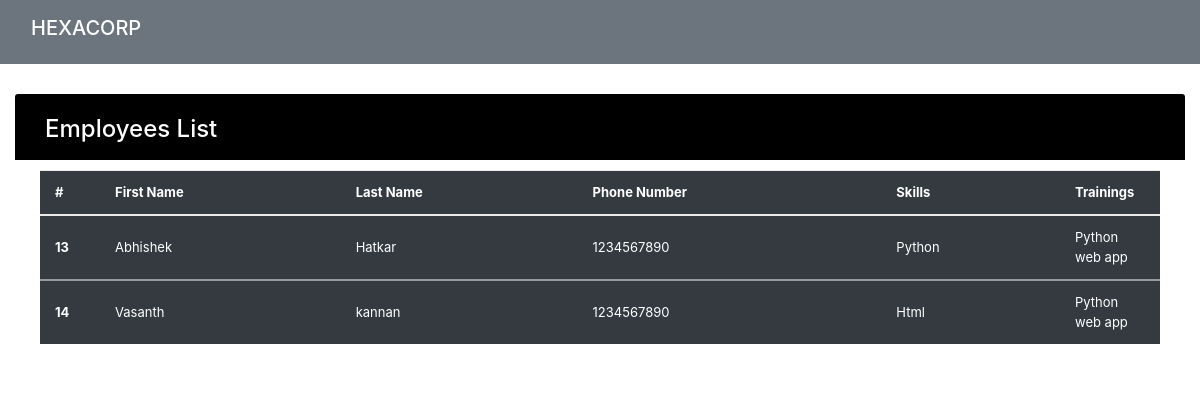
The page /all_emp on the database as committed earlier.
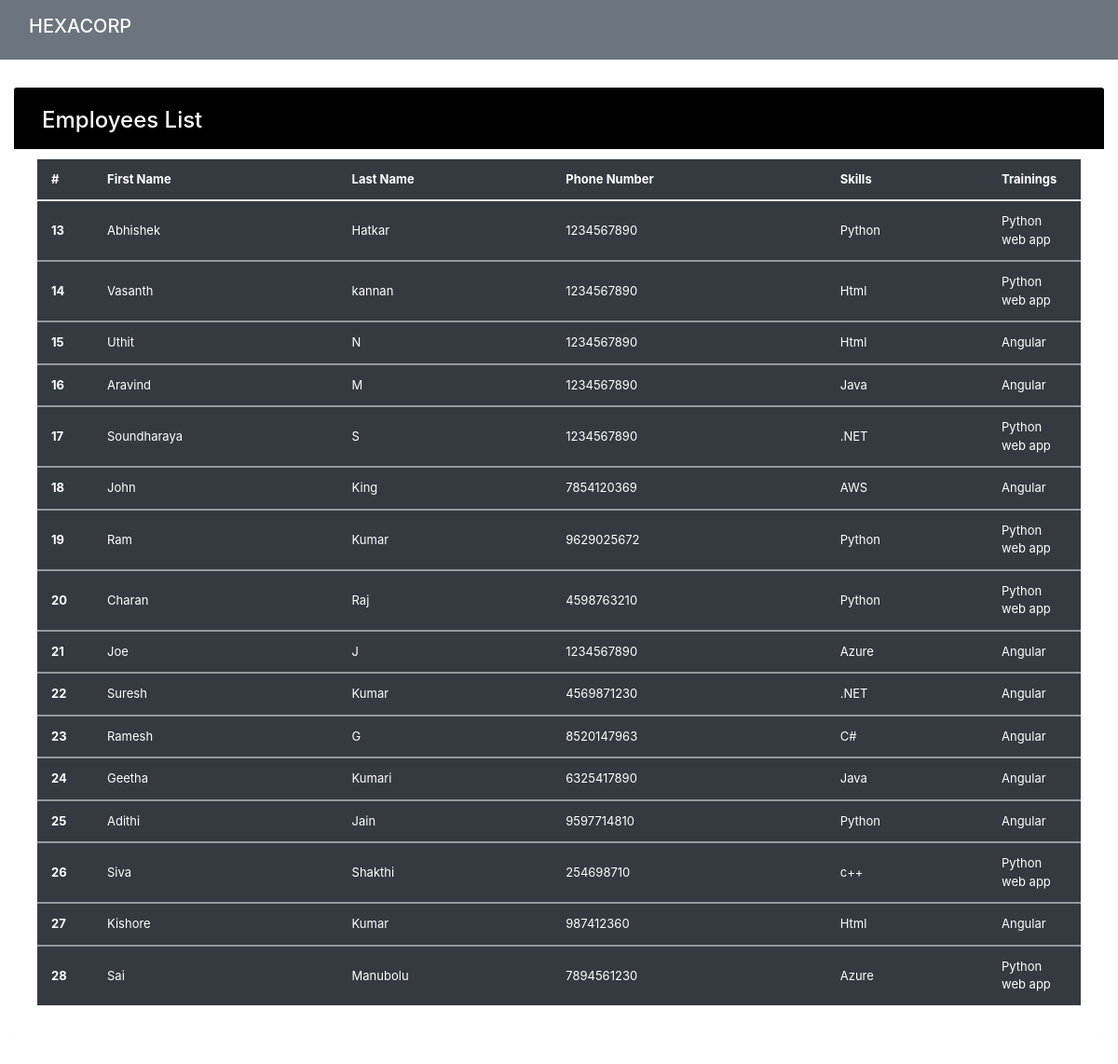
The same page on the database as committed later.
### emp_app/models.py (models this page shows, shortened)
class Employee(models.Model):
    first_name = models.CharField(max_length=100, null=False)
    last_name = models.CharField(max_length=100)
    dept = models.ForeignKey(Department, on_delete=models.CASCADE)
    salary = models.IntegerField(default=0)
    bonus = models.IntegerField(default=0)
    role = models.ForeignKey(Role, on_delete=models.CASCADE)
    phone = models.IntegerField(default=0)
    hire_date = models.DateField()
    def __str__(self):
        return "%s %s %s" %(self.first_name, self.last_name, self.phone)

class Role(models.Model):
    name = models.CharField(max_length=100, null=False)

class Department(models.Model):
    name = models.CharField(max_length=100,null=False)
    location = models.CharField(max_length=100)

### emp_app/views.py (the view)
# urls.py: path('all_emp', views.all_emp, name='all_emp'),
def all_emp(request):
    emps = Employee.objects.all()
    context = {
        'emps': emps
    }
    print(context)
    return render(request, 'view_all_emp.html', context)

### emp_app/templates/view_all_emp.html (shortened to what this page needs)
<!DOCTYPE html>
<html lang="en">
<head>
<link rel="stylesheet" href="https://stackpath.bootstrapcdn.com/bootstrap/4.5.0/css/bootstrap.min.css">
<link rel="stylesheet" href="https://maxcdn.bootstrapcdn.com/font-awesome/4.7.0/css/font-awesome.min.css">
</head>
<body>
  <nav class="navbar navbar-dark bg-secondary">
    <div class="container-fluid">
      <a class="navbar-brand h1" href="/">HEXACORP</a>
    </div>
  </nav>
<div class="container-fluid">
	<div class="table-responsive">
		<div class="table-wrapper">
			<div class="table-title">
				<div class="row">
					<div class="col-md -6">
						<h2>Employees List</h2>
					</div>
					<div class="col-md-1">
					</div>
				</div>
			</div>
			<table class="table table-dark">
				<thead>
				  <tr>
					<th scope="col">#</th>
					<th scope="col">First Name</th>
					<th scope="col">Last Name</th>
					<th scope="col">Phone Number</th>
					<th scope="col">Skills</th>
					<th scope="col">Trainings</th>
				  </tr>
				</thead>
					   {% for emp in emps %}
				<tbody>
				  <tr>
					<th scope="row">{{emp.id}}</th>
					<td>{{emp.first_name}}</td>
					<td>{{emp.last_name}}</td>
					<td>{{emp.phone}}</td>
					<td>{{emp.role.name}}</td>
					<td>{{emp.dept.name}}</td>
				  </tr>
				</tbody>
					   {% endfor %}
			  </table>
</body>
</html>

### emp_app/templates/view_all_emp.html (style rules this page uses)
body { background-image: url('https://images.pexels.com/photos/5696239/pexels-photo-5696239.jpeg?auto=compress&cs=tinysrgb&w=1260&h=750&dpr=2'); font-size: 13px; background-position: center; background-repeat: no-repeat; background-attachment: fixed; background-size: cover; }
.table-responsive { margin: 30px 0; }
.table-wrapper { background: rgba(255, 255, 255, 0.712); padding: 20px 25px; border-radius: 3px; min-width: 1000px; box-shadow: 0 1px 1px rgba(0,0,0,.05); }
.table-title { padding-bottom: 15px; background: rgb(0, 0, 0); color: #fff; padding: 16px 30px; min-width: 100%; margin: -20px -25px 10px; border-radius: 3px 3px 0 0; }
.table-title h2 { margin: 5px 0 0; font-size: 24px; }
table.table tr th, table.table tr td { border-color: #e9e9e9; padding: 12px 15px; vertical-align: middle; }
table.table tr th:first-child { width: 60px; }
table.table tr th:last-child { width: 100px; }

Rows that differ between the two databases and show on the page:
added Employee: id "15", first_name "Uthit", last_name "N", phone "1234567890", role.name "Html", dept.name "Angular"
added Employee: id "16", first_name "Aravind", last_name "M", phone "1234567890", role.name "Java", dept.name "Angular"
added Employee: id "17", first_name "Soundharaya", last_name "S", phone "1234567890", role.name ".NET", dept.name "Python web app"
added Employee: id "18", first_name "John", last_name "King", phone "7854120369", role.name "AWS", dept.name "Angular"
added Employee: id "19", first_name "Ram", last_name "Kumar", phone "9629025672", role.name "Python", dept.name "Python web app"
added Employee: id "20", first_name "Charan", last_name "Raj", phone "4598763210", role.name "Python", dept.name "Python web app"
added Employee: id "21", first_name "Joe", last_name "J", phone "1234567890", role.name "Azure", dept.name "Angular"
added Employee: id "22", first_name "Suresh", last_name "Kumar", phone "4569871230", role.name ".NET", dept.name "Angular"
added Employee: id "23", first_name "Ramesh", last_name "G", phone "8520147963", role.name "C#", dept.name "Angular"
added Employee: id "24", first_name "Geetha", last_name "Kumari", phone "6325417890", role.name "Java", dept.name "Angular"
added Employee: id "25", first_name "Adithi", last_name "Jain", phone "9597714810", role.name "Python", dept.name "Angular"
added Employee: id "26", first_name "Siva", last_name "Shakthi", phone "254698710", role.name "c++", dept.name "Python web app"
added Employee: id "27", first_name "Kishore", last_name "Kumar", phone "987412360", role.name "Html", dept.name "Angular"
added Employee: id "28", first_name "Sai", last_name "Manubolu", phone "7894561230", role.name "Azure", dept.name "Python web app"
